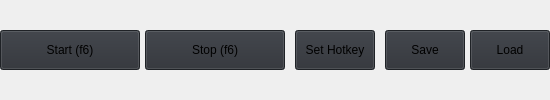
        <widget class="QWidget" name="Panel_Bottom" native="true">
         <property name="sizePolicy">
          <sizepolicy hsizetype="MinimumExpanding" vsizetype="MinimumExpanding">
           <horstretch>0</horstretch>
           <verstretch>0</verstretch>
          </sizepolicy>
         </property>
         <property name="minimumSize">
          <size>
           <width>0</width>
           <height>0</height>
          </size>
         </property>
         <property name="maximumSize">
          <size>
           <width>9999</width>
           <height>9999</height>
          </size>
         </property>
         <layout class="QHBoxLayout" name="horizontalLayout_12">
          <property name="spacing">
           <number>10</number>
          </property>
          <property name="leftMargin">
           <number>0</number>
          </property>
          <property name="topMargin">
           <number>0</number>
          </property>
          <property name="rightMargin">
           <number>0</number>
          </property>
          <property name="bottomMargin">
           <number>0</number>
          </property>
          <item>
           <widget class="QWidget" name="Left_Button_Group" native="true">
            <property name="sizePolicy">
             <sizepolicy hsizetype="MinimumExpanding" vsizetype="MinimumExpanding">
              <horstretch>0</horstretch>
              <verstretch>0</verstretch>
             </sizepolicy>
            </property>
            <layout class="QVBoxLayout" name="verticalLayout_12">
             <property name="spacing">
              <number>5</number>
             </property>
             <property name="leftMargin">
              <number>0</number>
             </property>
             <property name="topMargin">
              <number>0</number>
             </property>
             <property name="rightMargin">
              <number>0</number>
             </property>
             <property name="bottomMargin">
              <number>0</number>
             </property>
             <item>
              <widget class="QWidget" name="widget_3" native="true">
               <layout class="QHBoxLayout" name="horizontalLayout_5">
                <property name="spacing">
                 <number>5</number>
                </property>
                <property name="leftMargin">
                 <number>0</number>
                </property>
                <property name="topMargin">
                 <number>0</number>
                </property>
                <property name="rightMargin">
                 <number>0</number>
                </property>
                <property name="bottomMargin">
                 <number>0</number>
                </property>
                <item>
                 <widget class="QPushButton" name="PushButton_Start">
                  <property name="sizePolicy">
                   <sizepolicy hsizetype="MinimumExpanding" vsizetype="Fixed">
                    <horstretch>0</horstretch>
                    <verstretch>0</verstretch>
                   </sizepolicy>
                  </property>
                  <property name="minimumSize">
                   <size>
                    <width>140</width>
                    <height>40</height>
                   </size>
                  </property>
                  <property name="styleSheet">
                   <string notr="true">background-color: rgb(44, 47, 53);</string>
                  </property>
                  <property name="text">
                   <string>Start (f6)</string>
                  </property>
                 </widget>
                </item>
                <item>
                 <widget class="QPushButton" name="PushButton_Stop">
                  <property name="sizePolicy">
                   <sizepolicy hsizetype="MinimumExpanding" vsizetype="Fixed">
                    <horstretch>0</horstretch>
                    <verstretch>0</verstretch>
                   </sizepolicy>
                  </property>
                  <property name="minimumSize">
                   <size>
                    <width>140</width>
                    <height>40</height>
                   </size>
                  </property>
                  <property name="styleSheet">
                   <string notr="true">background-color: rgb(44, 47, 53);</string>
                  </property>
                  <property name="text">
                   <string>Stop (f6)</string>
                  </property>
                 </widget>
                </item>
               </layout>
              </widget>
             </item>
            </layout>
           </widget>
          </item>
          <item>
           <widget class="QWidget" name="Middle_Button_Group" native="true">
            <property name="sizePolicy">
             <sizepolicy hsizetype="MinimumExpanding" vsizetype="MinimumExpanding">
              <horstretch>0</horstretch>
              <verstretch>0</verstretch>
             </sizepolicy>
            </property>
            <layout class="QVBoxLayout" name="verticalLayout_3">
             <property name="spacing">
              <number>5</number>
             </property>
             <property name="leftMargin">
              <number>0</number>
             </property>
             <property name="topMargin">
              <number>0</number>
             </property>
             <property name="rightMargin">
              <number>0</number>
             </property>
             <property name="bottomMargin">
              <number>0</number>
             </property>
             <item>
              <widget class="QPushButton" name="PushButton_SetHotkey">
               <property name="sizePolicy">
                <sizepolicy hsizetype="MinimumExpanding" vsizetype="Fixed">
                 <horstretch>0</horstretch>
                 <verstretch>0</verstretch>
                </sizepolicy>
               </property>
               <property name="minimumSize">
                <size>
                 <width>0</width>
                 <height>40</height>
                </size>
               </property>
               <property name="styleSheet">
                <string notr="true">background-color: rgb(44, 47, 53);</string>
               </property>
               <property name="text">
                <string>Set Hotkey</string>
               </property>
              </widget>
             </item>
            </layout>
           </widget>
          </item>
          <item>
           <widget class="QWidget" name="Right_Button_Group" native="true">
            <property name="sizePolicy">
             <sizepolicy hsizetype="MinimumExpanding" vsizetype="MinimumExpanding">
              <horstretch>0</horstretch>
              <verstretch>0</verstretch>
             </sizepolicy>
            </property>
            <layout class="QVBoxLayout" name="verticalLayout_4">
             <property name="spacing">
              <number>5</number>
             </property>
             <property name="leftMargin">
              <number>0</number>
             </property>
             <property name="topMargin">
              <number>0</number>
             </property>
             <property name="rightMargin">
              <number>0</number>
             </property>
             <property name="bottomMargin">
              <number>0</number>
             </property>
             <item>
              <widget class="QWidget" name="widget_2" native="true">
               <property name="sizePolicy">
                <sizepolicy hsizetype="Minimum" vsizetype="Preferred">
                 <horstretch>0</horstretch>
                 <verstretch>0</verstretch>
                </sizepolicy>
               </property>
               <layout class="QHBoxLayout" name="horizontalLayout">
                <property name="spacing">
                 <number>5</number>
                </property>
                <property name="leftMargin">
                 <number>0</number>
                </property>
                <property name="topMargin">
                 <number>0</number>
                </property>
                <property name="rightMargin">
                 <number>0</number>
                </property>
                <property name="bottomMargin">
                 <number>0</number>
                </property>
                <item>
                 <widget class="QPushButton" name="PushButton_Save">
                  <property name="sizePolicy">
                   <sizepolicy hsizetype="MinimumExpanding" vsizetype="Fixed">
                    <horstretch>0</horstretch>
                    <verstretch>0</verstretch>
                   </sizepolicy>
                  </property>
                  <property name="minimumSize">
                   <size>
                    <width>0</width>
                    <height>40</height>
                   </size>
                  </property>
                  <property name="styleSheet">
                   <string notr="true">background-color: rgb(44, 47, 53);</string>
                  </property>
                  <property name="text">
                   <string>Save</string>
                  </property>
                 </widget>
                </item>
                <item>
                 <widget class="QPushButton" name="PushButton_Load">
                  <property name="sizePolicy">
                   <sizepolicy hsizetype="MinimumExpanding" vsizetype="Fixed">
                    <horstretch>0</horstretch>
                    <verstretch>0</verstretch>
                   </sizepolicy>
                  </property>
                  <property name="minimumSize">
                   <size>
                    <width>0</width>
                    <height>40</height>
                   </size>
                  </property>
                  <property name="styleSheet">
                   <string notr="true">background-color: rgb(44, 47, 53);</string>
                  </property>
                  <property name="text">
                   <string>Load</string>
                  </property>
                 </widget>
                </item>
               </layout>
              </widget>
             </item>
            </layout>
           </widget>
          </item>
         </layout>
        </widget>
